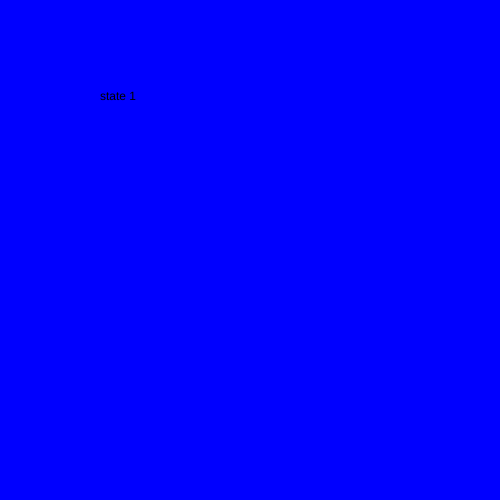
Frame 1 (no input)
Frame 60 (no input): identical to frame 1, image omitted
Frame 120 (the mouse pressed at the canvas centre since frame 60): identical to frame 1, image omitted

The p5.js sketch that drew this single still picture (run headless with seeded random() and noise() and a simulated clock; from frame 60 on, the mouse is pressed at the canvas centre):

// p5.js sketch
// ── sketch.js
let state = 0 ;
let timer = 0 ;
function setup() {
  createCanvas(500, 500);
}

function draw() {
  switch (state){
    case 0:
    background ('blue');
    text("state 1", 100, 100);
    break ;

    case 1:
    background ('yellow');
    text("state 2", 100, 100);
    break;

    case 2:
    background ('red');
    text("state 3", 100, 100);
    break ;

    break ;
  }

  timer ++ ;
  if (timer> 3*60){
    timer =0;
    state ++;
    if (state >2) state = 0;
  }

}

function mouseReleased(){
 state++ ;
 if (state>1){
   state = 0;
 }
}
